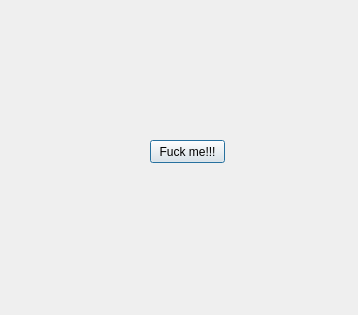
<?xml version="1.0" encoding="UTF-8"?>
<ui version="4.0">
 <class>Dialog</class>
 <widget class="QDialog" name="Dialog">
  <property name="geometry">
   <rect>
    <x>0</x>
    <y>0</y>
    <width>358</width>
    <height>315</height>
   </rect>
  </property>
  <property name="windowTitle">
   <string>Dialog</string>
  </property>
  <widget class="QPushButton" name="pushButton">
   <property name="geometry">
    <rect>
     <x>150</x>
     <y>140</y>
     <width>75</width>
     <height>23</height>
    </rect>
   </property>
   <property name="text">
    <string>Fuck me!!!</string>
   </property>
  </widget>
 </widget>
 <resources/>
 <connections/>
</ui>
